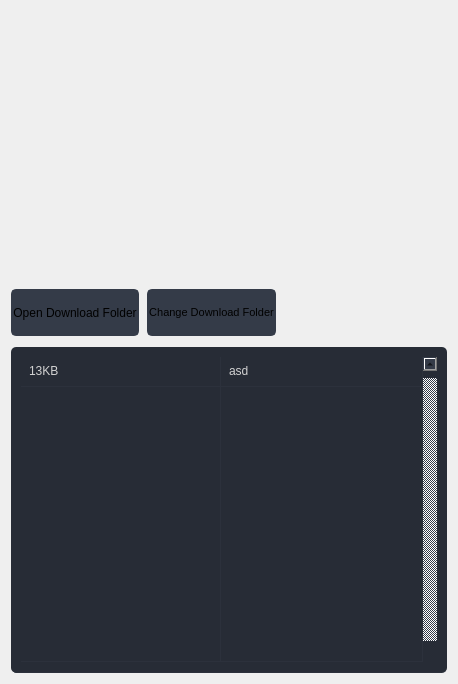
                  <widget class="QWidget" name="downloadPage">
                   <layout class="QVBoxLayout" name="verticalLayout_6">
                    <item>
                     <spacer name="verticalSpacer">
                      <property name="orientation">
                       <enum>Qt::Vertical</enum>
                      </property>
                      <property name="sizeType">
                       <enum>QSizePolicy::Expanding</enum>
                      </property>
                      <property name="sizeHint" stdset="0">
                       <size>
                        <width>20</width>
                        <height>267</height>
                       </size>
                      </property>
                     </spacer>
                    </item>
                    <item>
                     <layout class="QHBoxLayout" name="horizontalLayout">
                      <property name="spacing">
                       <number>8</number>
                      </property>
                      <property name="topMargin">
                       <number>11</number>
                      </property>
                      <property name="bottomMargin">
                       <number>5</number>
                      </property>
                      <item>
                       <widget class="QPushButton" name="openDownloadFolderButton">
                        <property name="minimumSize">
                         <size>
                          <width>0</width>
                          <height>47</height>
                         </size>
                        </property>
                        <property name="maximumSize">
                         <size>
                          <width>157</width>
                          <height>47</height>
                         </size>
                        </property>
                        <property name="cursor">
                         <cursorShape>PointingHandCursor</cursorShape>
                        </property>
                        <property name="styleSheet">
                         <string notr="true">QPushButton {
	border: 2px solid rgb(52, 59, 72);
	border-radius: 5px;	
	background-color: rgb(52, 59, 72);
}
QPushButton:hover {
	background-color: rgb(57, 65, 80);
	border: 2px solid rgb(61, 70, 86);
}
QPushButton:pressed {	
	background-color: rgb(35, 40, 49);
	border: 2px solid rgb(43, 50, 61);
}</string>
                        </property>
                        <property name="text">
                         <string>Open Download Folder</string>
                        </property>
                        <property name="icon">
                         <iconset resource="sync_source.qrc">
                          <normaloff>:/16x16/assets/16x16/cil-folder-open.png</normaloff>:/16x16/assets/16x16/cil-folder-open.png</iconset>
                        </property>
                       </widget>
                      </item>
                      <item>
                       <widget class="QPushButton" name="changeDownloadFolderButton">
                        <property name="minimumSize">
                         <size>
                          <width>7</width>
                          <height>47</height>
                         </size>
                        </property>
                        <property name="maximumSize">
                         <size>
                          <width>158</width>
                          <height>47</height>
                         </size>
                        </property>
                        <property name="font">
                         <font>
                          <pointsize>8</pointsize>
                         </font>
                        </property>
                        <property name="cursor">
                         <cursorShape>PointingHandCursor</cursorShape>
                        </property>
                        <property name="styleSheet">
                         <string notr="true">QPushButton {
	border: 2px solid rgb(52, 59, 72);
	border-radius: 5px;	
	background-color: rgb(52, 59, 72);
}
QPushButton:hover {
	background-color: rgb(57, 65, 80);
	border: 2px solid rgb(61, 70, 86);
}
QPushButton:pressed {	
	background-color: rgb(35, 40, 49);
	border: 2px solid rgb(43, 50, 61);
}</string>
                        </property>
                        <property name="text">
                         <string>Change Download Folder</string>
                        </property>
                        <property name="icon">
                         <iconset resource="sync_source.qrc">
                          <normaloff>:/16x16/assets/16x16/cil-folder.png</normaloff>:/16x16/assets/16x16/cil-folder.png</iconset>
                        </property>
                       </widget>
                      </item>
                      <item>
                       <spacer name="horizontalSpacer">
                        <property name="orientation">
                         <enum>Qt::Horizontal</enum>
                        </property>
                        <property name="sizeHint" stdset="0">
                         <size>
                          <width>49</width>
                          <height>20</height>
                         </size>
                        </property>
                       </spacer>
                      </item>
                     </layout>
                    </item>
                    <item>
                     <widget class="QTableWidget" name="completedFileTableWidget_2">
                      <property name="enabled">
                       <bool>true</bool>
                      </property>
                      <property name="sizePolicy">
                       <sizepolicy hsizetype="Expanding" vsizetype="Expanding">
                        <horstretch>0</horstretch>
                        <verstretch>0</verstretch>
                       </sizepolicy>
                      </property>
                      <property name="minimumSize">
                       <size>
                        <width>0</width>
                        <height>326</height>
                       </size>
                      </property>
                      <property name="maximumSize">
                       <size>
                        <width>16777215</width>
                        <height>326</height>
                       </size>
                      </property>
                      <property name="palette">
                       <palette>
                        <active>
                         <colorrole role="WindowText">
                          <brush brushstyle="SolidPattern">
                           <color alpha="255">
                            <red>210</red>
                            <green>210</green>
                            <blue>210</blue>
                           </color>
                          </brush>
                         </colorrole>
                         <colorrole role="Button">
                          <brush brushstyle="SolidPattern">
                           <color alpha="255">
                            <red>39</red>
                            <green>44</green>
                            <blue>54</blue>
                           </color>
                          </brush>
                         </colorrole>
                         <colorrole role="Text">
                          <brush brushstyle="SolidPattern">
                           <color alpha="255">
                            <red>210</red>
                            <green>210</green>
                            <blue>210</blue>
                           </color>
                          </brush>
                         </colorrole>
                         <colorrole role="ButtonText">
                          <brush brushstyle="SolidPattern">
                           <color alpha="255">
                            <red>210</red>
                            <green>210</green>
                            <blue>210</blue>
                           </color>
                          </brush>
                         </colorrole>
                         <colorrole role="Base">
                          <brush brushstyle="SolidPattern">
                           <color alpha="255">
                            <red>39</red>
                            <green>44</green>
                            <blue>54</blue>
                           </color>
                          </brush>
                         </colorrole>
                         <colorrole role="Window">
                          <brush brushstyle="SolidPattern">
                           <color alpha="255">
                            <red>39</red>
                            <green>44</green>
                            <blue>54</blue>
                           </color>
                          </brush>
                         </colorrole>
                         <colorrole role="PlaceholderText">
                          <brush brushstyle="NoBrush">
                           <color alpha="128">
                            <red>210</red>
                            <green>210</green>
                            <blue>210</blue>
                           </color>
                          </brush>
                         </colorrole>
                        </active>
                        <inactive>
                         <colorrole role="WindowText">
                          <brush brushstyle="SolidPattern">
                           <color alpha="255">
                            <red>210</red>
                            <green>210</green>
                            <blue>210</blue>
                           </color>
                          </brush>
                         </colorrole>
                         <colorrole role="Button">
                          <brush brushstyle="SolidPattern">
                           <color alpha="255">
                            <red>39</red>
                            <green>44</green>
                            <blue>54</blue>
                           </color>
                          </brush>
                         </colorrole>
                         <colorrole role="Text">
                          <brush brushstyle="SolidPattern">
                           <color alpha="255">
                            <red>210</red>
                            <green>210</green>
                            <blue>210</blue>
                           </color>
                          </brush>
                         </colorrole>
                         <colorrole role="ButtonText">
                          <brush brushstyle="SolidPattern">
                           <color alpha="255">
                            <red>210</red>
                            <green>210</green>
                            <blue>210</blue>
                           </color>
                          </brush>
                         </colorrole>
                         <colorrole role="Base">
                          <brush brushstyle="SolidPattern">
                           <color alpha="255">
                            <red>39</red>
                            <green>44</green>
                            <blue>54</blue>
                           </color>
                          </brush>
                         </colorrole>
                         <colorrole role="Window">
                          <brush brushstyle="SolidPattern">
                           <color alpha="255">
                            <red>39</red>
                            <green>44</green>
                            <blue>54</blue>
                           </color>
                          </brush>
                         </colorrole>
                         <colorrole role="PlaceholderText">
                          <brush brushstyle="NoBrush">
                           <color alpha="128">
                            <red>210</red>
                            <green>210</green>
                            <blue>210</blue>
                           </color>
                          </brush>
                         </colorrole>
                        </inactive>
                        <disabled>
                         <colorrole role="WindowText">
                          <brush brushstyle="SolidPattern">
                           <color alpha="255">
                            <red>210</red>
                            <green>210</green>
                            <blue>210</blue>
                           </color>
                          </brush>
                         </colorrole>
                         <colorrole role="Button">
                          <brush brushstyle="SolidPattern">
                           <color alpha="255">
                            <red>39</red>
                            <green>44</green>
                            <blue>54</blue>
                           </color>
                          </brush>
                         </colorrole>
                         <colorrole role="Text">
                          <brush brushstyle="SolidPattern">
                           <color alpha="255">
                            <red>210</red>
                            <green>210</green>
                            <blue>210</blue>
                           </color>
                          </brush>
                         </colorrole>
                         <colorrole role="ButtonText">
                          <brush brushstyle="SolidPattern">
                           <color alpha="255">
                            <red>210</red>
                            <green>210</green>
                            <blue>210</blue>
                           </color>
                          </brush>
                         </colorrole>
                         <colorrole role="Base">
                          <brush brushstyle="SolidPattern">
                           <color alpha="255">
                            <red>39</red>
                            <green>44</green>
                            <blue>54</blue>
                           </color>
                          </brush>
                         </colorrole>
                         <colorrole role="Window">
                          <brush brushstyle="SolidPattern">
                           <color alpha="255">
                            <red>39</red>
                            <green>44</green>
                            <blue>54</blue>
                           </color>
                          </brush>
                         </colorrole>
                         <colorrole role="PlaceholderText">
                          <brush brushstyle="NoBrush">
                           <color alpha="128">
                            <red>210</red>
                            <green>210</green>
                            <blue>210</blue>
                           </color>
                          </brush>
                         </colorrole>
                        </disabled>
                       </palette>
                      </property>
                      <property name="styleSheet">
                       <string notr="true">QTableWidget {	
	background-color: rgb(39, 44, 54);
	padding: 10px;
	border-radius: 5px;
	gridline-color: rgb(44, 49, 60);
	border-bottom: 1px solid rgb(44, 49, 60);
}
QTableWidget::item{
	border-color: rgb(44, 49, 60);
	padding-left: 5px;
	padding-right: 5px;
	gridline-color: rgb(44, 49, 60);
}
QTableWidget::item:selected{
	background-color: rgb(85, 170, 255);
}
QScrollBar:horizontal {
    border: none;
    background: rgb(52, 59, 72);
    height: 14px;
    margin: 0px 21px 0 21px;
	border-radius: 0px;
}
 QScrollBar:vertical {
	border: none;
    background: rgb(52, 59, 72);
    width: 14px;
    margin: 21px 0 21px 0;
	border-radius: 0px;
 }
QHeaderView::section{
	Background-color: rgb(39, 44, 54);
	max-width: 30px;
	border: 1px solid rgb(44, 49, 60);
	border-style: none;
    border-bottom: 1px solid rgb(44, 49, 60);
    border-right: 1px solid rgb(44, 49, 60);
}
QTableWidget::horizontalHeader {	
	background-color: rgb(81, 255, 0);
}
QHeaderView::section:horizontal
{
    border: 1px solid rgb(32, 34, 42);
	background-color: rgb(27, 29, 35);
	padding: 3px;
	border-top-left-radius: 7px;
    border-top-right-radius: 7px;
}
QHeaderView::section:vertical
{
    border: 1px solid rgb(44, 49, 60);
}
</string>
                      </property>
                      <property name="frameShape">
                       <enum>QFrame::NoFrame</enum>
                      </property>
                      <property name="verticalScrollBarPolicy">
                       <enum>Qt::ScrollBarAlwaysOn</enum>
                      </property>
                      <property name="sizeAdjustPolicy">
                       <enum>QAbstractScrollArea::AdjustToContents</enum>
                      </property>
                      <property name="autoScrollMargin">
                       <number>16</number>
                      </property>
                      <property name="editTriggers">
                       <set>QAbstractItemView::NoEditTriggers</set>
                      </property>
                      <property name="alternatingRowColors">
                       <bool>false</bool>
                      </property>
                      <property name="selectionMode">
                       <enum>QAbstractItemView::NoSelection</enum>
                      </property>
                      <property name="selectionBehavior">
                       <enum>QAbstractItemView::SelectItems</enum>
                      </property>
                      <property name="showGrid">
                       <bool>true</bool>
                      </property>
                      <property name="gridStyle">
                       <enum>Qt::CustomDashLine</enum>
                      </property>
                      <property name="sortingEnabled">
                       <bool>false</bool>
                      </property>
                      <property name="rowCount">
                       <number>2</number>
                      </property>
                      <property name="columnCount">
                       <number>2</number>
                      </property>
                      <attribute name="horizontalHeaderVisible">
                       <bool>false</bool>
                      </attribute>
                      <attribute name="horizontalHeaderCascadingSectionResizes">
                       <bool>true</bool>
                      </attribute>
                      <attribute name="horizontalHeaderDefaultSectionSize">
                       <number>200</number>
                      </attribute>
                      <attribute name="horizontalHeaderHighlightSections">
                       <bool>false</bool>
                      </attribute>
                      <attribute name="horizontalHeaderStretchLastSection">
                       <bool>true</bool>
                      </attribute>
                      <attribute name="verticalHeaderVisible">
                       <bool>false</bool>
                      </attribute>
                      <attribute name="verticalHeaderCascadingSectionResizes">
                       <bool>false</bool>
                      </attribute>
                      <attribute name="verticalHeaderHighlightSections">
                       <bool>false</bool>
                      </attribute>
                      <attribute name="verticalHeaderStretchLastSection">
                       <bool>true</bool>
                      </attribute>
                      <row/>
                      <row/>
                      <column>
                       <property name="text">
                        <string>File Size</string>
                       </property>
                      </column>
                      <column>
                       <property name="text">
                        <string>File Name</string>
                       </property>
                      </column>
                      <item row="0" column="0">
                       <property name="text">
                        <string>13KB</string>
                       </property>
                       <property name="icon">
                        <iconset resource="sync_source.qrc">
                         <normaloff>:/16x16/assets/16x16/cil-data-transfer-down.png</normaloff>:/16x16/assets/16x16/cil-data-transfer-down.png</iconset>
                       </property>
                      </item>
                      <item row="0" column="1">
                       <property name="text">
                        <string>asd</string>
                       </property>
                      </item>
                     </widget>
                    </item>
                   </layout>
                  </widget>
